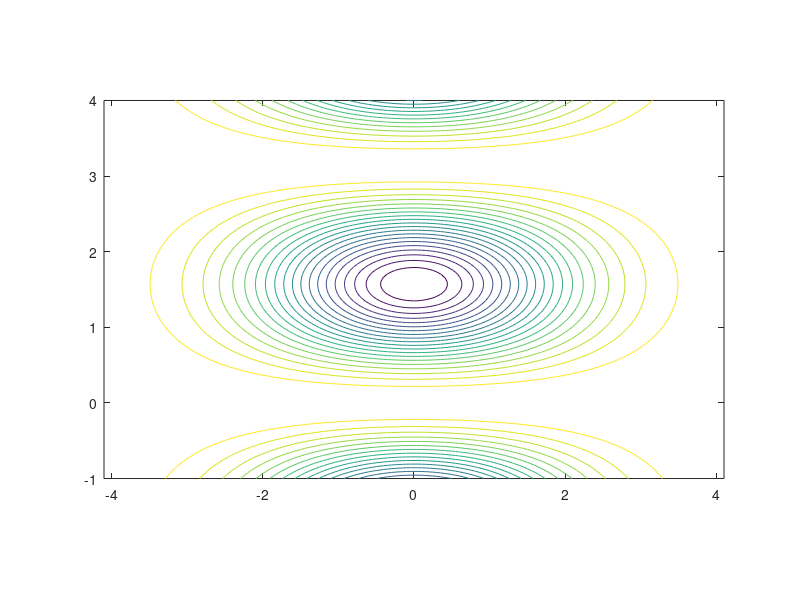

The MATLAB script that drew this image: (Note: this script raises an error after producing the figure.)

% Plot the function itself

[X,Y]=meshgrid(-4.1:.05:4.1,-1:0.05:4);
Z=1-exp(-X.^2/4).*(sin(Y)).^2;
contour(X,Y,Z,20);
axis equal;
hold;

% Trajectories of the minimizations

% CG FR
load f2a1;
plot(f2a1(:,2),f2a1(:,3),'-*g');

% CG PR
load f2a2;
plot(f2a2(:,2),f2a2(:,3),'-xr');

% BFGS
load f2a3;
plot(f2a3(:,2),f2a3(:,3),'-+b');

% SD
load f2a4;
plot(f2a4(:,2),f2a4(:,3),'-ok');
